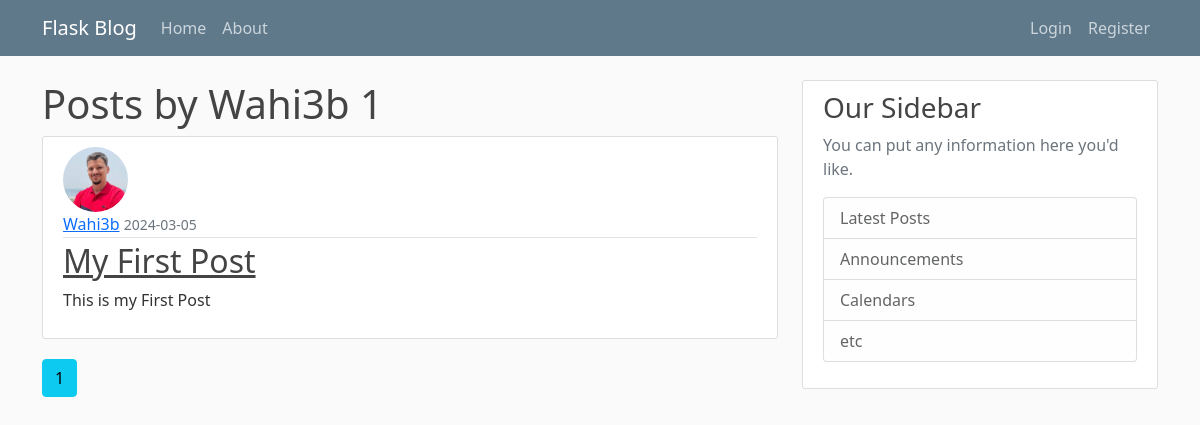
The page /user/Wahi3b on the database as committed earlier.
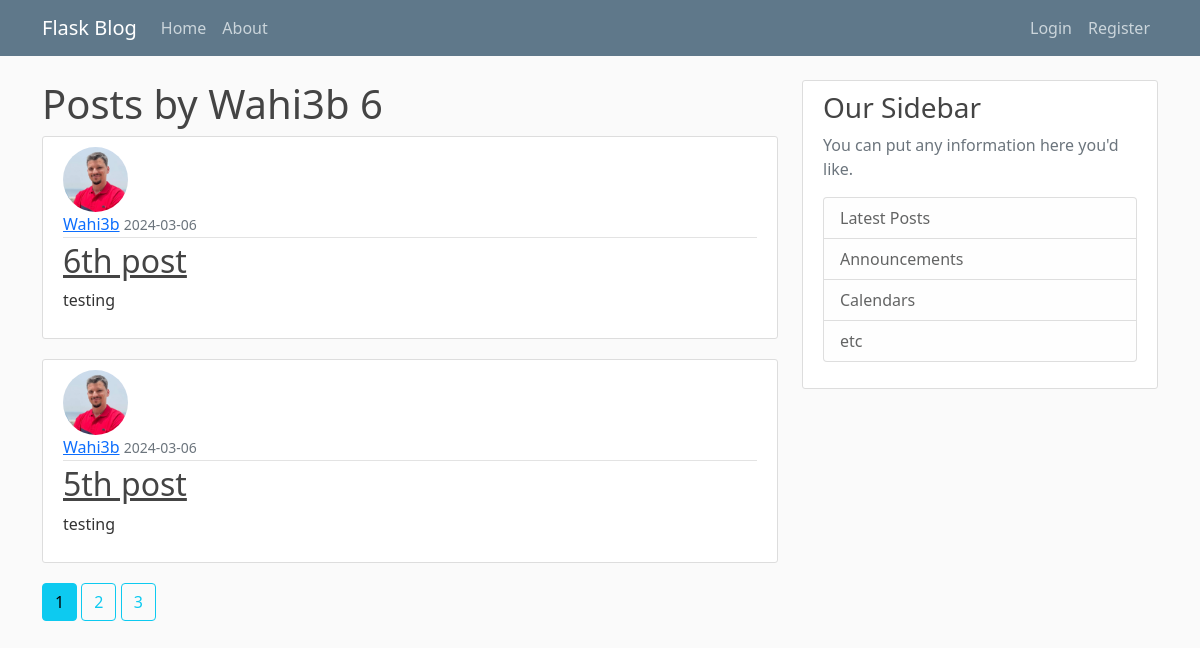
The same page on the database as committed later.
### flaskblog/models.py (models this page shows, shortened)
class Post(db.Model):
    id = db.Column(db.Integer,primary_key=True)
    title = db.Column(db.String(100), nullable =False)
    date_posted= db.Column(db.DateTime,nullable=False,default= datetime.utcnow)
    content = db.Column(db.Text,nullable=False)
    user_id = db.Column(db.Integer, db.ForeignKey('user.id'),nullable=False)

class User(db.Model,UserMixin):
    id = db.Column(db.Integer,primary_key=True)
    username = db.Column(db.String(32), unique=True, nullable=False)
    email = db.Column(db.String(120), unique=True, nullable=False)
    image_file = db.Column(db.String(20), nullable=False, default='default.jpeg')
    password = db.Column(db.String(60), nullable=False)
    posts = db.relationship('Post',backref='author',lazy=True)

### flaskblog/routes.py (the view)
@app.route('/user/<string:username>',methods=['GET','POST'])
def user_posts(username):
    page = request.args.get('page', default = 1, type = int)
    user = User.query.filter_by(username=username).first_or_404()
    posts = Post.query.filter_by(author=user)\
            .order_by(Post.date_posted.desc()).paginate(page=page, per_page=2)
    return render_template('user_posts.html',posts=posts,user=user)

### flaskblog/templates/user_posts.html
{% extends "layout.html" %}
{% block content %}
    <h1 class="mb=3">Posts by {{ user.username }} {{ posts.total }}</h1>
    {% for post in posts.items %}
        <article class="media content-section">
          <img class="rounded-circle article-img" src= "{{ url_for('static', filename ='profile_pics/' + post.author.image_file) }}">
          <div class="media-body">
            <div class="article-metadata">
              <a class="mr-2" href="{{ url_for('user_posts', username=post.author.username) }}">{{ post.author.username }}</a>
              <small class="text-muted">{{ post.date_posted.strftime('%Y-%m-%d') }}</small>
            </div>
            <h2><a class="article-title" href=" {{ url_for('post', post_id=post.id) }} ">{{ post.title }}</a></h2>
            <p class="article-content">{{ post.content }}</p>
          </div>
        </article>
    {% endfor %}
    {% for page_num in posts.iter_pages(left_edge=1, right_edge=1, left_current=1, right_current=2) %}
      {% if page_num %}
        {% if posts.page == page_num %}
          <a class="btn btn-info mb-4" href="{{ url_for('user_posts', username=user.username, page=page_num) }}">{{ page_num }}</a>
        {% else %}
          <a class="btn btn-outline-info mb-4" href="{{ url_for('user_posts', username=user.username, page=page_num) }}">{{ page_num }}</a>
        {% endif %}
      {% else %}
        ...
      {% endif %}
    {% endfor %}
{% endblock content %}

Rows that differ between the two databases and show on the page:
no longer on this page (row edited): Post: image_file (picture), author.username "Wahi3b", date_posted "2024-03-05", title "My First Post", content "This is my First Post"
added Post: image_file (picture), author.username "Wahi3b", date_posted "2024-03-06", title "6th post", content "testing"
added Post: image_file (picture), author.username "Wahi3b", date_posted "2024-03-06", title "5th post", content "testing"
Other text that changed with them:
{{ posts.total }}: "1" → "6"
new list line: "2"
new list line: "3"
